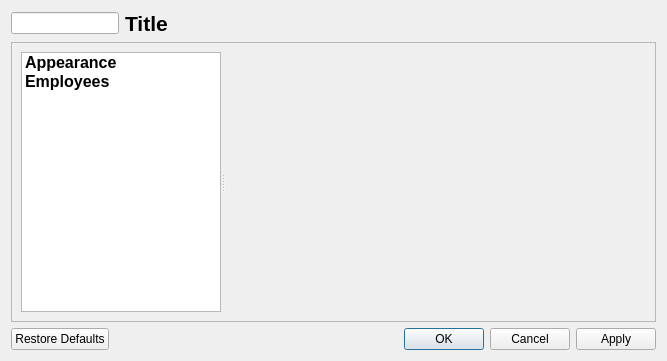
<?xml version="1.0" encoding="UTF-8"?>
<ui version="4.0">
 <class>AlShiftsSettingsDialog</class>
 <widget class="QDialog" name="AlShiftsSettingsDialog">
  <property name="geometry">
   <rect>
    <x>0</x>
    <y>0</y>
    <width>667</width>
    <height>361</height>
   </rect>
  </property>
  <property name="windowTitle">
   <string>QALShifts Settings</string>
  </property>
  <layout class="QVBoxLayout" name="verticalLayout_5">
   <item>
    <layout class="QVBoxLayout" name="verticalLayout_2">
     <item>
      <layout class="QHBoxLayout" name="horizontalLayout_4">
       <property name="topMargin">
        <number>0</number>
       </property>
       <item>
        <widget class="QLineEdit" name="searchLE">
         <property name="sizePolicy">
          <sizepolicy hsizetype="Fixed" vsizetype="Fixed">
           <horstretch>0</horstretch>
           <verstretch>0</verstretch>
          </sizepolicy>
         </property>
        </widget>
       </item>
       <item>
        <widget class="QLabel" name="titleLabel">
         <property name="sizePolicy">
          <sizepolicy hsizetype="Expanding" vsizetype="Preferred">
           <horstretch>0</horstretch>
           <verstretch>0</verstretch>
          </sizepolicy>
         </property>
         <property name="font">
          <font>
           <pointsize>16</pointsize>
           <weight>75</weight>
           <bold>true</bold>
          </font>
         </property>
         <property name="text">
          <string>Title</string>
         </property>
        </widget>
       </item>
      </layout>
     </item>
     <item>
      <widget class="QFrame" name="frame_2">
       <property name="sizePolicy">
        <sizepolicy hsizetype="Preferred" vsizetype="Expanding">
         <horstretch>0</horstretch>
         <verstretch>0</verstretch>
        </sizepolicy>
       </property>
       <property name="frameShape">
        <enum>QFrame::StyledPanel</enum>
       </property>
       <property name="frameShadow">
        <enum>QFrame::Raised</enum>
       </property>
       <layout class="QHBoxLayout" name="horizontalLayout_5">
        <item>
         <widget class="QSplitter" name="splitter">
          <property name="orientation">
           <enum>Qt::Horizontal</enum>
          </property>
          <widget class="QListWidget" name="listWidget">
           <property name="minimumSize">
            <size>
             <width>50</width>
             <height>50</height>
            </size>
           </property>
           <property name="maximumSize">
            <size>
             <width>200</width>
             <height>16777215</height>
            </size>
           </property>
           <item>
            <property name="text">
             <string>Appearance</string>
            </property>
            <property name="font">
             <font>
              <pointsize>12</pointsize>
              <weight>75</weight>
              <bold>true</bold>
             </font>
            </property>
            <property name="icon">
             <iconset resource="resources.qrc">
              <normaloff>:/icons/category_env</normaloff>:/icons/category_env</iconset>
            </property>
           </item>
           <item>
            <property name="text">
             <string>Employees</string>
            </property>
            <property name="font">
             <font>
              <pointsize>12</pointsize>
              <weight>75</weight>
              <bold>true</bold>
             </font>
            </property>
            <property name="icon">
             <iconset resource="resources.qrc">
              <normaloff>:/icons/category_employees</normaloff>:/icons/category_employees</iconset>
            </property>
           </item>
          </widget>
          <widget class="QStackedWidget" name="s_stackedWidget">
           <property name="sizePolicy">
            <sizepolicy hsizetype="Preferred" vsizetype="Expanding">
             <horstretch>0</horstretch>
             <verstretch>0</verstretch>
            </sizepolicy>
           </property>
           <property name="currentIndex">
            <number>0</number>
           </property>
           <widget class="QWidget" name="page"/>
           <widget class="QWidget" name="page_2"/>
          </widget>
         </widget>
        </item>
       </layout>
      </widget>
     </item>
     <item>
      <widget class="QDialogButtonBox" name="buttonBox">
       <property name="standardButtons">
        <set>QDialogButtonBox::Apply|QDialogButtonBox::Cancel|QDialogButtonBox::Ok|QDialogButtonBox::RestoreDefaults</set>
       </property>
      </widget>
     </item>
    </layout>
   </item>
  </layout>
 </widget>
 <resources>
  <include location="resources.qrc"/>
 </resources>
 <connections/>
</ui>
